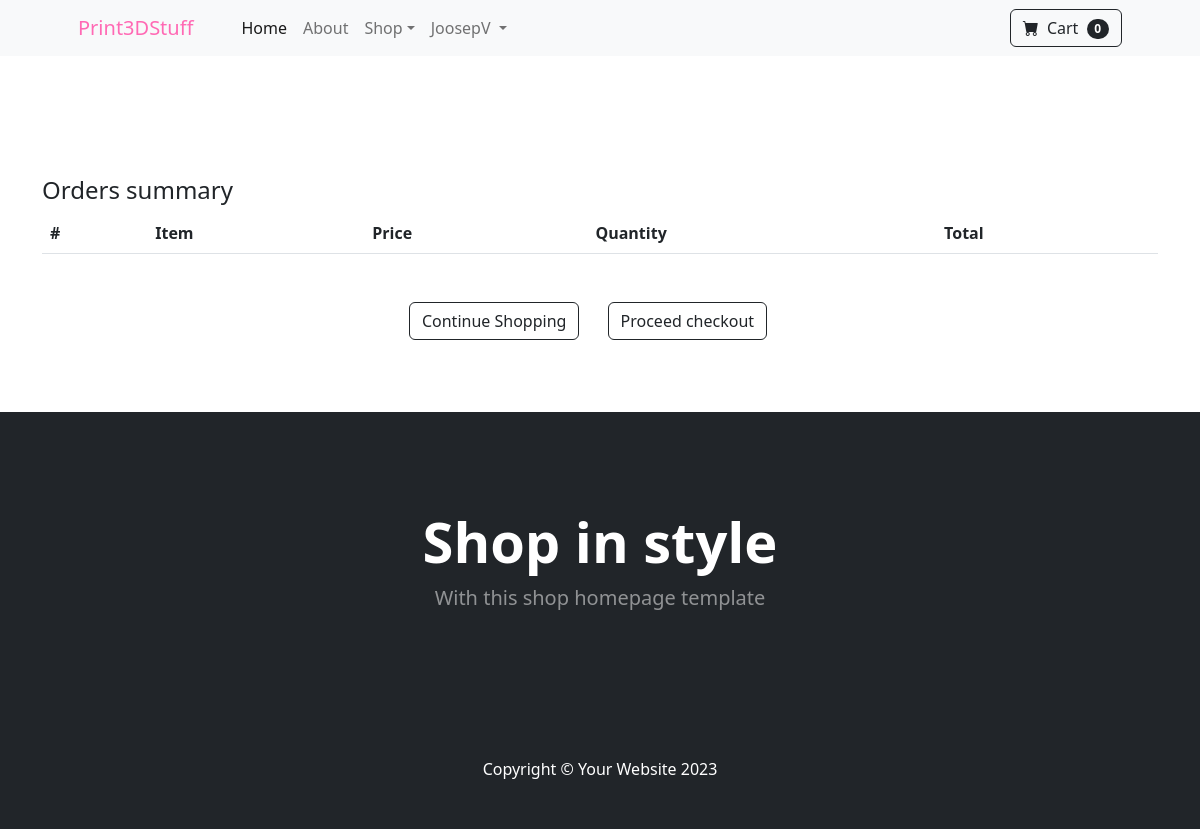
Before: /summary/ (signed in) with the older database file.
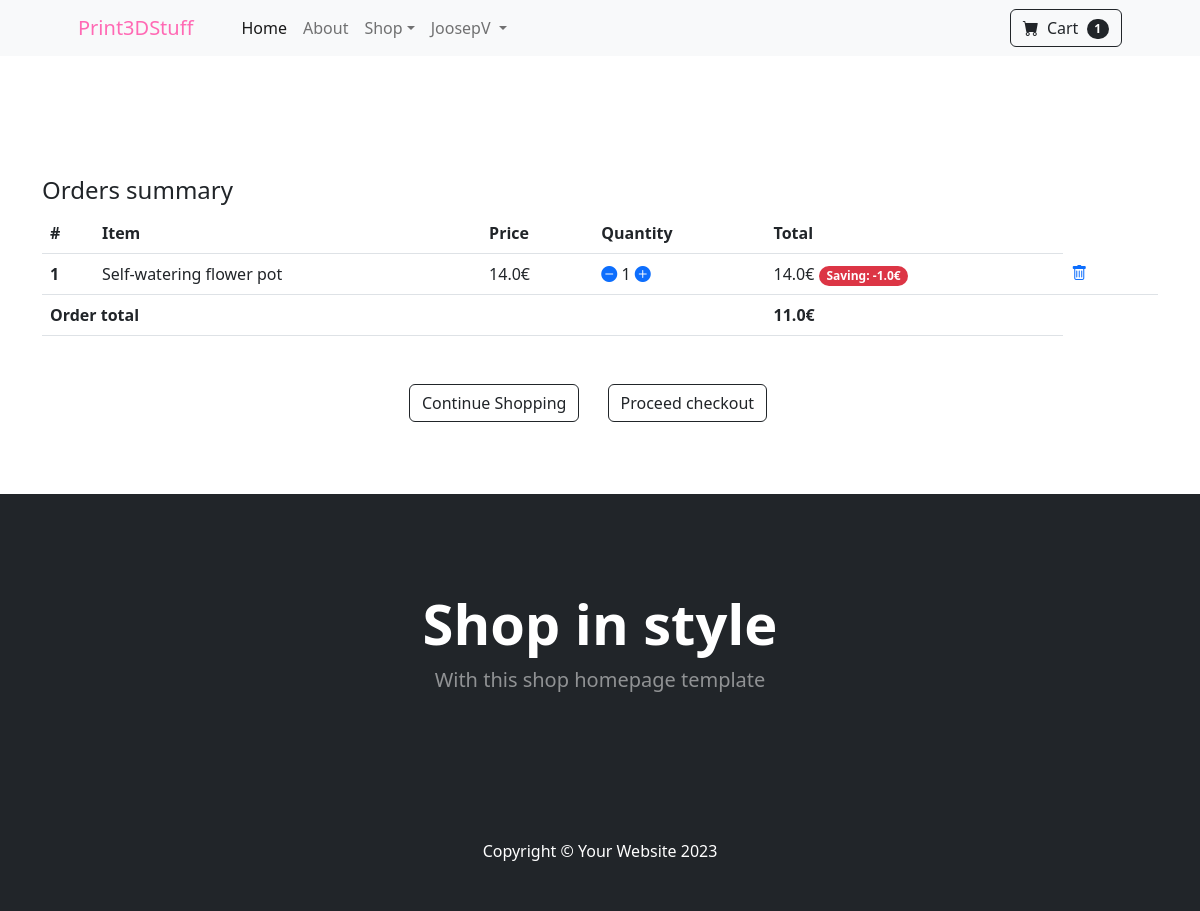
After: the same page with the newer database file.
### mainapp/models.py (models this page shows, shortened)
class Order(models.Model):
    user = models.ForeignKey(User, on_delete=models.CASCADE)
    order_ref = models.CharField(max_length=20)
    items = models.ManyToManyField(OrderItem)
    ordered_date = models.DateTimeField()
    ordered = models.BooleanField(default=False)
    billing_address = models.ForeignKey('BillingAddress', on_delete=models.SET_NULL, blank=True, null=True)
    coupon = models.ForeignKey('Coupon', on_delete=models.SET_NULL, blank=True, null=True)
    payment = models.ForeignKey('Payment', on_delete=models.SET_NULL, blank=True, null=True)
    delivered = models.BooleanField(default=False)
    received = models.BooleanField(default=False)
    refund_requested = models.BooleanField(default=False)
    refund_granted = models.BooleanField(default=False)
    def total_price(self):
        total = 0
        for order_item in self.items.all():
            total += order_item.final_price()
        if self.coupon:
            total -= self.coupon.amount
        return total

class OrderItem(models.Model):
    user = models.ForeignKey(User, on_delete=models.CASCADE)
    ordered = models.BooleanField(default=False)
    item = models.ForeignKey(Item, on_delete=models.CASCADE)
    quantity = models.IntegerField(default=1)
    def total_item_price(self):
        return self.quantity * self.item.price
    def total_item_discount_price(self):
        return self.quantity * self.item.discount_price
    def amount_saved(self):
        return self.total_item_price() - self.total_item_discount_price()
    def final_price(self):
        if self.item.discount_price:
            return self.total_item_discount_price()
        else:
            return self.total_item_price()

class Item(models.Model):
    title = models.CharField(max_length=100)
    price = models.FloatField()
    discount_price = models.FloatField(blank=True, null=True)
    category = models.CharField(choices=CATEGORY_CHOICES, max_length=5)
    slug = models.SlugField()
    description = models.TextField()
    image = models.ImageField()

class Coupon(models.Model):
    code = models.CharField(max_length=100)
    amount = models.FloatField()

### mainapp/views.py (the view)
# urls.py: path('summary/', views.OrderSummary.as_view(), name='summary'),
class OrderSummary(LoginRequiredMixin, View):
    def get(self, *args, **kwargs):
        try:
            current_order = Order.objects.get(user=self.request.user, ordered=False)
            context = {
                'object': current_order
            }
            return render(self.request, 'summary.html', context)
        except ObjectDoesNotExist:
            messages.warning(self.request, "You don't have any item in the cart")
            return redirect('/')
        return render(self.request, 'summary.html')

### mainapp/templatetags/cart_template.py (called while the page is built)
@register.filter(name="cart_count")
def cart_count(user):
    if user.is_authenticated:
        query_set = Order.objects.filter(user=user, ordered=False)
        if query_set.exists():
            return query_set[0].items.count()
        return 0

### templates/summary.html (shortened to what this page needs)
{% extends 'base.html' %}
{% block content %}
<section class="py-5">
    <div class="container table-responsive">
        <h4>Orders summary</h4>
            <table class="table">
                  <thead>
                    <tr>
                      <th scope="col">#</th>
                      <th scope="col">Item</th>
                      <th scope="col">Price</th>
                      <th scope="col">Quantity</th>
                      <th scope="col">Total</th>
                    </tr>
                  </thead>
                <tbody>
                {% for order_item in object.items.all %}
                        <tr>
                          <th scope="row">{{ forloop.counter }}</th>
                          <td>{{ order_item.item.title }}</td>
                          {% if order_item.item.discount_price %}
                            <td>{{ order_item.item.discount_price }}€</td>
                            {% else %}
                            <td>{{ order_item.item.price }}€</td>
                            {% endif %}
                          <td>
                              <a href="{% url 'mainapp:remove-single-item' order_item.item.slug %}"><i class="bi bi-dash-circle-fill mr-2"></i></a>
                              {{ order_item.quantity }}
                              <a href="{% url 'mainapp:add-to-cart' order_item.item.slug %}"><i class="bi bi-plus-circle-fill"></i></a>
                          </td>
                            {% if order_item.item.discount_price %}
                            <td>{{ order_item.total_item_discount_price }}€
                            <span class="badge rounded-pill bg-danger">Saving: -{{ order_item.amount_saved }}€</span>
                            </td>
                            {% else %}
                            <td>{{ order_item.total_item_price }}€</td>
                            {% endif %}
                          <td>
                            <a href="{% url 'mainapp:remove-from-cart' order_item.item.slug %}"><i class="bi bi-trash"></i>
                            </a>
                          <td>
                        </tr>
                {% endfor %}
                {% if object.total_price %}
                <tr>
                    <td colspan="4"><b>Order total</b></td>
                    <td><b>{{ object.total_price }}€</b></td>
                </tr>
                {% endif %}
                </tbody>
            </table>
               <div class="card-footer p-4 pt-0 border-top-0 bg-transparent">
                    <div class="text-center mt-5">
                        <a class="btn btn-outline-dark mt-auto me-4" href="{% url 'mainapp:index' %}">Continue Shopping</a>
                        <a class="btn btn-outline-dark mt-auto me-4" href="{% url 'mainapp:shipping' %}">Proceed checkout</a>
                    </div>
                </div>
    </div>
 </section>
{% endblock %}

### templates/base.html (shortened to what this page needs)
{% load static %}
{% load cart_template %}
<!DOCTYPE html>
<html lang="en">
    <head>
        <link href="https://cdn.jsdelivr.net/npm/bootstrap-icons@1.5.0/font/bootstrap-icons.css" rel="stylesheet" />
        <link href="{% static 'css/styles.css' %}" rel="stylesheet" />
    </head>
    <body>
        <nav class="navbar navbar-expand-lg navbar-light bg-light">
            <div class="container px-4 px-lg-5">
                <a class="navbar-brand" style="color: hotpink;" href="{% url 'mainapp:index' %}">Print3DStuff</a>
                <div class="collapse navbar-collapse" id="navbarSupportedContent">
                    <ul class="navbar-nav me-auto mb-2 mb-lg-0 ms-lg-4">
                        <li class="nav-item"><a class="nav-link active" aria-current="page" href="{% url 'mainapp:index' %}">Home</a></li>
                        <li class="nav-item"><a class="nav-link" href="{% url 'mainapp:about' %}">About</a></li>
                        <li class="nav-item dropdown">
                            <a class="nav-link dropdown-toggle" id="navbarDropdown" href="#" role="button" data-bs-toggle="dropdown" aria-expanded="false">Shop</a>
                        </li>
                        {% if user.is_authenticated %}
                        <li class="nav-item dropdown">
                            <a class="nav-link dropdown-toggle" href="#" role="button" data-bs-toggle="dropdown" aria-expanded="false">
                                {{ user.get_username }}
                            </a>
                        </li>
                        {% else %}
                            <li class="nav-item"><a class="nav-link active" href="{% url 'accounts:login' %}">Sign in</a></li>
                        {% endif %}
                    </ul>
                    <form class="d-flex">
                        <a class="btn btn-outline-dark" href="{% url 'mainapp:summary' %}" type="submit">
                            <i class="bi-cart-fill me-1"></i>
                            Cart
                            <span class="badge bg-dark text-white ms-1 rounded-pill">
                                {% if user.is_authenticated %}
                                    {{ user|cart_count }}
                                {% else %}
                                    0
                                {% endif %}
                            </span>
                        </a>
                    </form>
                </div>
            </div>
        </nav>
        <div class="mt-5 pt-4">
        </div>
        {% block content %}
        {% endblock %}
        <header class="bg-dark py-5">
            <div class="container px-4 px-lg-5 my-5">
                <div class="text-center text-white">
                    <h1 class="display-4 fw-bolder">Shop in style</h1>
                    <p class="lead fw-normal text-white-50 mb-0">With this shop homepage template</p>
                </div>
            </div>
        </header>
        <footer class="py-5 bg-dark">
            <div class="container"><p class="m-0 text-center text-white">Copyright &copy; Your Website 2023</p></div>
        </footer>
    </body>
</html>

Changed rows visible on the page:
added OrderItem: item "Self-watering flower pot", item.discount_price "14.0", quantity "1", total_item_discount_price "14.0", amount_saved "1.0"
now on this page (row edited): Order: total_price "11.0"
changed Order: coupon_id empty → 2 (drawn)
Other visible differences:
{{ user|cart_count }}: "0" → "1"
text now shown: "Order total €"
